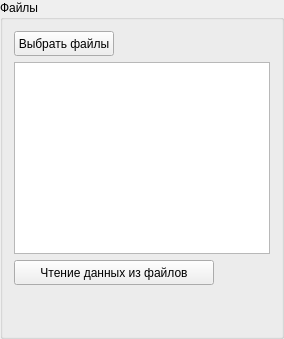
         <widget class="QGroupBox" name="groupBox">
          <property name="maximumSize">
           <size>
            <width>66666</width>
            <height>16777215</height>
           </size>
          </property>
          <property name="title">
           <string>Файлы</string>
          </property>
          <layout class="QHBoxLayout" name="horizontalLayout_3">
           <item>
            <layout class="QVBoxLayout" name="verticalLayout">
             <item>
              <layout class="QHBoxLayout" name="horizontalLayout">
               <item>
                <widget class="QPushButton" name="pushButton_selectFiles">
                 <property name="sizePolicy">
                  <sizepolicy hsizetype="Fixed" vsizetype="Fixed">
                   <horstretch>0</horstretch>
                   <verstretch>0</verstretch>
                  </sizepolicy>
                 </property>
                 <property name="minimumSize">
                  <size>
                   <width>100</width>
                   <height>25</height>
                  </size>
                 </property>
                 <property name="maximumSize">
                  <size>
                   <width>100</width>
                   <height>25</height>
                  </size>
                 </property>
                 <property name="text">
                  <string>Выбрать файлы</string>
                 </property>
                </widget>
               </item>
               <item>
                <spacer name="horizontalSpacer_8">
                 <property name="orientation">
                  <enum>Qt::Horizontal</enum>
                 </property>
                 <property name="sizeHint" stdset="0">
                  <size>
                   <width>40</width>
                   <height>20</height>
                  </size>
                 </property>
                </spacer>
               </item>
              </layout>
             </item>
             <item>
              <widget class="QListView" name="listView_files">
               <property name="maximumSize">
                <size>
                 <width>66666</width>
                 <height>16777215</height>
                </size>
               </property>
              </widget>
             </item>
             <item>
              <layout class="QHBoxLayout" name="horizontalLayout_2">
               <item>
                <widget class="QPushButton" name="pushButton_readFiles">
                 <property name="sizePolicy">
                  <sizepolicy hsizetype="Fixed" vsizetype="Fixed">
                   <horstretch>0</horstretch>
                   <verstretch>0</verstretch>
                  </sizepolicy>
                 </property>
                 <property name="minimumSize">
                  <size>
                   <width>200</width>
                   <height>25</height>
                  </size>
                 </property>
                 <property name="maximumSize">
                  <size>
                   <width>200</width>
                   <height>25</height>
                  </size>
                 </property>
                 <property name="text">
                  <string>Чтение данных из файлов</string>
                 </property>
                </widget>
               </item>
               <item>
                <spacer name="horizontalSpacer_9">
                 <property name="orientation">
                  <enum>Qt::Horizontal</enum>
                 </property>
                 <property name="sizeHint" stdset="0">
                  <size>
                   <width>40</width>
                   <height>20</height>
                  </size>
                 </property>
                </spacer>
               </item>
              </layout>
             </item>
             <item>
              <spacer name="verticalSpacer_2">
               <property name="orientation">
                <enum>Qt::Vertical</enum>
               </property>
               <property name="sizeHint" stdset="0">
                <size>
                 <width>20</width>
                 <height>40</height>
                </size>
               </property>
              </spacer>
             </item>
            </layout>
           </item>
          </layout>
         </widget>
